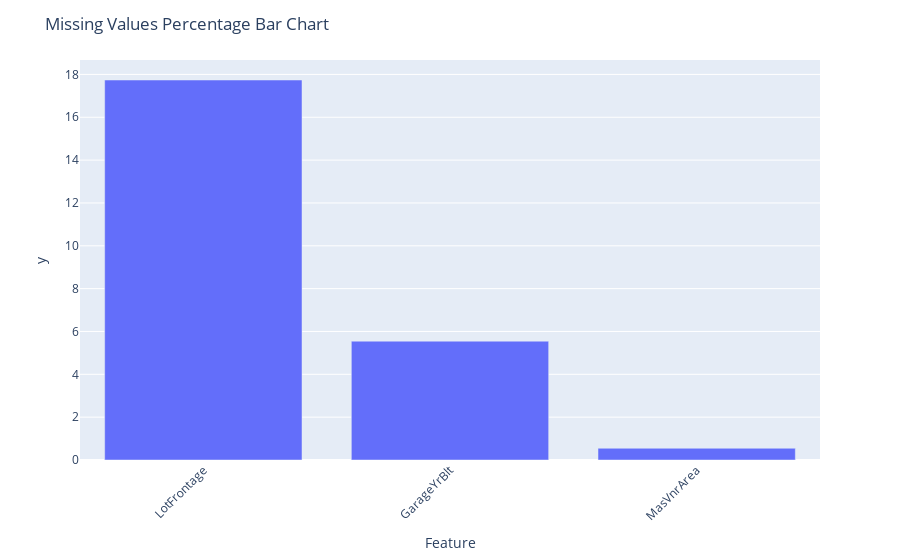

Write notebook code for a chart like this one.
### Code cell
plot_missing_values_percentage(non_object_df)

### Figure 1 — Plotly figure (JSON) as saved in the notebook; plotly's stock layout.template omitted (floating-point values rounded to 4 significant figures)
{"data": [{"alignmentgroup": "True", "hovertemplate": "Feature=%{x}<br>y=%{y}<extra></extra>", "legendgroup": "", "marker": {"color": "#636efa", "pattern": {"shape": ""}}, "name": "", "offsetgroup": "", "orientation": "v", "showlegend": false, "textposition": "auto", "type": "bar", "x": ["LotFrontage", "GarageYrBlt", "MasVnrArea"], "xaxis": "x", "y": [17.74, 5.548, 0.5479], "yaxis": "y"}], "layout": {"barmode": "relative", "legend": {"tracegroupgap": 0}, "margin": {"t": 60}, "title": {"text": "Missing Values Percentage Bar Chart"}, "xaxis": {"anchor": "y", "domain": [0, 1], "tickangle": -45, "title": {"text": "Feature"}}, "yaxis": {"anchor": "x", "domain": [0, 1], "title": {"text": "y"}}}}
